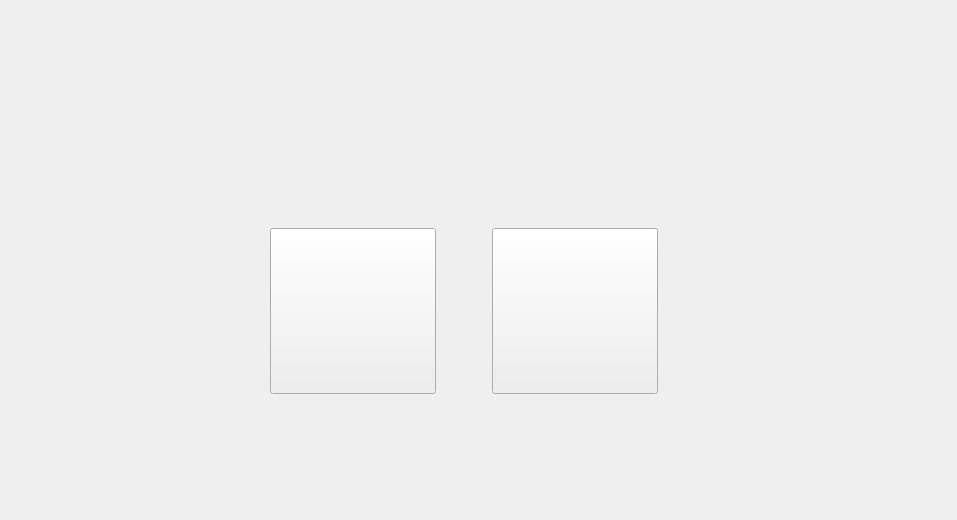
<?xml version="1.0" encoding="UTF-8"?>
<ui version="4.0">
 <class>First</class>
 <widget class="QWidget" name="First">
  <property name="geometry">
   <rect>
    <x>0</x>
    <y>0</y>
    <width>957</width>
    <height>520</height>
   </rect>
  </property>
  <property name="windowTitle">
   <string>Form</string>
  </property>
  <property name="autoFillBackground">
   <bool>true</bool>
  </property>
  <property name="styleSheet">
   <string notr="true"/>
  </property>
  <layout class="QGridLayout" name="gridLayout_2">
   <item row="0" column="0">
    <layout class="QGridLayout" name="gridLayout">
     <property name="leftMargin">
      <number>150</number>
     </property>
     <property name="rightMargin">
      <number>9</number>
     </property>
     <item row="2" column="1">
      <spacer name="verticalSpacer_2">
       <property name="orientation">
        <enum>Qt::Vertical</enum>
       </property>
       <property name="sizeType">
        <enum>QSizePolicy::Fixed</enum>
       </property>
       <property name="sizeHint" stdset="0">
        <size>
         <width>20</width>
         <height>50</height>
        </size>
       </property>
      </spacer>
     </item>
     <item row="3" column="2">
      <spacer name="horizontalSpacer_4">
       <property name="orientation">
        <enum>Qt::Horizontal</enum>
       </property>
       <property name="sizeHint" stdset="0">
        <size>
         <width>40</width>
         <height>20</height>
        </size>
       </property>
      </spacer>
     </item>
     <item row="1" column="0">
      <spacer name="horizontalSpacer_2">
       <property name="orientation">
        <enum>Qt::Horizontal</enum>
       </property>
       <property name="sizeType">
        <enum>QSizePolicy::Expanding</enum>
       </property>
       <property name="sizeHint" stdset="0">
        <size>
         <width>40</width>
         <height>20</height>
        </size>
       </property>
      </spacer>
     </item>
     <item row="3" column="1">
      <layout class="QHBoxLayout" name="horizontalLayout">
       <property name="rightMargin">
        <number>0</number>
       </property>
       <item>
        <widget class="QPushButton" name="pushButton">
         <property name="sizePolicy">
          <sizepolicy hsizetype="Fixed" vsizetype="Fixed">
           <horstretch>0</horstretch>
           <verstretch>0</verstretch>
          </sizepolicy>
         </property>
         <property name="minimumSize">
          <size>
           <width>166</width>
           <height>166</height>
          </size>
         </property>
         <property name="focusPolicy">
          <enum>Qt::NoFocus</enum>
         </property>
         <property name="styleSheet">
          <string notr="true"/>
         </property>
         <property name="text">
          <string/>
         </property>
         <property name="iconSize">
          <size>
           <width>167</width>
           <height>167</height>
          </size>
         </property>
        </widget>
       </item>
       <item>
        <spacer name="horizontalSpacer_3">
         <property name="orientation">
          <enum>Qt::Horizontal</enum>
         </property>
         <property name="sizeType">
          <enum>QSizePolicy::Preferred</enum>
         </property>
         <property name="sizeHint" stdset="0">
          <size>
           <width>50</width>
           <height>20</height>
          </size>
         </property>
        </spacer>
       </item>
       <item>
        <widget class="QPushButton" name="pushButton_2">
         <property name="enabled">
          <bool>true</bool>
         </property>
         <property name="sizePolicy">
          <sizepolicy hsizetype="Minimum" vsizetype="Preferred">
           <horstretch>0</horstretch>
           <verstretch>0</verstretch>
          </sizepolicy>
         </property>
         <property name="minimumSize">
          <size>
           <width>166</width>
           <height>166</height>
          </size>
         </property>
         <property name="maximumSize">
          <size>
           <width>166</width>
           <height>166</height>
          </size>
         </property>
         <property name="focusPolicy">
          <enum>Qt::NoFocus</enum>
         </property>
         <property name="contextMenuPolicy">
          <enum>Qt::DefaultContextMenu</enum>
         </property>
         <property name="layoutDirection">
          <enum>Qt::LeftToRight</enum>
         </property>
         <property name="styleSheet">
          <string notr="true"/>
         </property>
         <property name="text">
          <string/>
         </property>
         <property name="iconSize">
          <size>
           <width>167</width>
           <height>167</height>
          </size>
         </property>
        </widget>
       </item>
      </layout>
     </item>
     <item row="1" column="1">
      <widget class="QLabel" name="label">
       <property name="sizePolicy">
        <sizepolicy hsizetype="Fixed" vsizetype="Fixed">
         <horstretch>0</horstretch>
         <verstretch>0</verstretch>
        </sizepolicy>
       </property>
       <property name="minimumSize">
        <size>
         <width>365</width>
         <height>76</height>
        </size>
       </property>
       <property name="maximumSize">
        <size>
         <width>361</width>
         <height>76</height>
        </size>
       </property>
       <property name="styleSheet">
        <string notr="true">border-image: url(:/image/picture/qietu/02.png);</string>
       </property>
       <property name="text">
        <string/>
       </property>
      </widget>
     </item>
     <item row="3" column="0">
      <spacer name="horizontalSpacer">
       <property name="orientation">
        <enum>Qt::Horizontal</enum>
       </property>
       <property name="sizeHint" stdset="0">
        <size>
         <width>40</width>
         <height>20</height>
        </size>
       </property>
      </spacer>
     </item>
     <item row="0" column="1">
      <spacer name="verticalSpacer">
       <property name="orientation">
        <enum>Qt::Vertical</enum>
       </property>
       <property name="sizeType">
        <enum>QSizePolicy::Fixed</enum>
       </property>
       <property name="sizeHint" stdset="0">
        <size>
         <width>20</width>
         <height>85</height>
        </size>
       </property>
      </spacer>
     </item>
    </layout>
   </item>
   <item row="2" column="0">
    <widget class="QLabel" name="label_3">
     <property name="sizePolicy">
      <sizepolicy hsizetype="Fixed" vsizetype="Fixed">
       <horstretch>0</horstretch>
       <verstretch>0</verstretch>
      </sizepolicy>
     </property>
     <property name="minimumSize">
      <size>
       <width>336</width>
       <height>50</height>
      </size>
     </property>
     <property name="maximumSize">
      <size>
       <width>336</width>
       <height>50</height>
      </size>
     </property>
     <property name="styleSheet">
      <string notr="true">border-image: url(:/image/picture/qietu/logo2.png);</string>
     </property>
     <property name="text">
      <string/>
     </property>
    </widget>
   </item>
   <item row="2" column="1">
    <widget class="QLabel" name="label_2">
     <property name="sizePolicy">
      <sizepolicy hsizetype="Fixed" vsizetype="Fixed">
       <horstretch>0</horstretch>
       <verstretch>0</verstretch>
      </sizepolicy>
     </property>
     <property name="minimumSize">
      <size>
       <width>165</width>
       <height>61</height>
      </size>
     </property>
     <property name="maximumSize">
      <size>
       <width>165</width>
       <height>61</height>
      </size>
     </property>
     <property name="styleSheet">
      <string notr="true">border-image: url(:/image/picture/qietu/3295598.png);</string>
     </property>
     <property name="text">
      <string/>
     </property>
    </widget>
   </item>
   <item row="1" column="0">
    <spacer name="verticalSpacer_3">
     <property name="orientation">
      <enum>Qt::Vertical</enum>
     </property>
     <property name="sizeType">
      <enum>QSizePolicy::Expanding</enum>
     </property>
     <property name="sizeHint" stdset="0">
      <size>
       <width>20</width>
       <height>40</height>
      </size>
     </property>
    </spacer>
   </item>
  </layout>
  <zorder>label_3</zorder>
  <zorder>label_2</zorder>
  <zorder></zorder>
  <zorder>verticalSpacer_3</zorder>
 </widget>
 <resources/>
 <connections/>
</ui>
